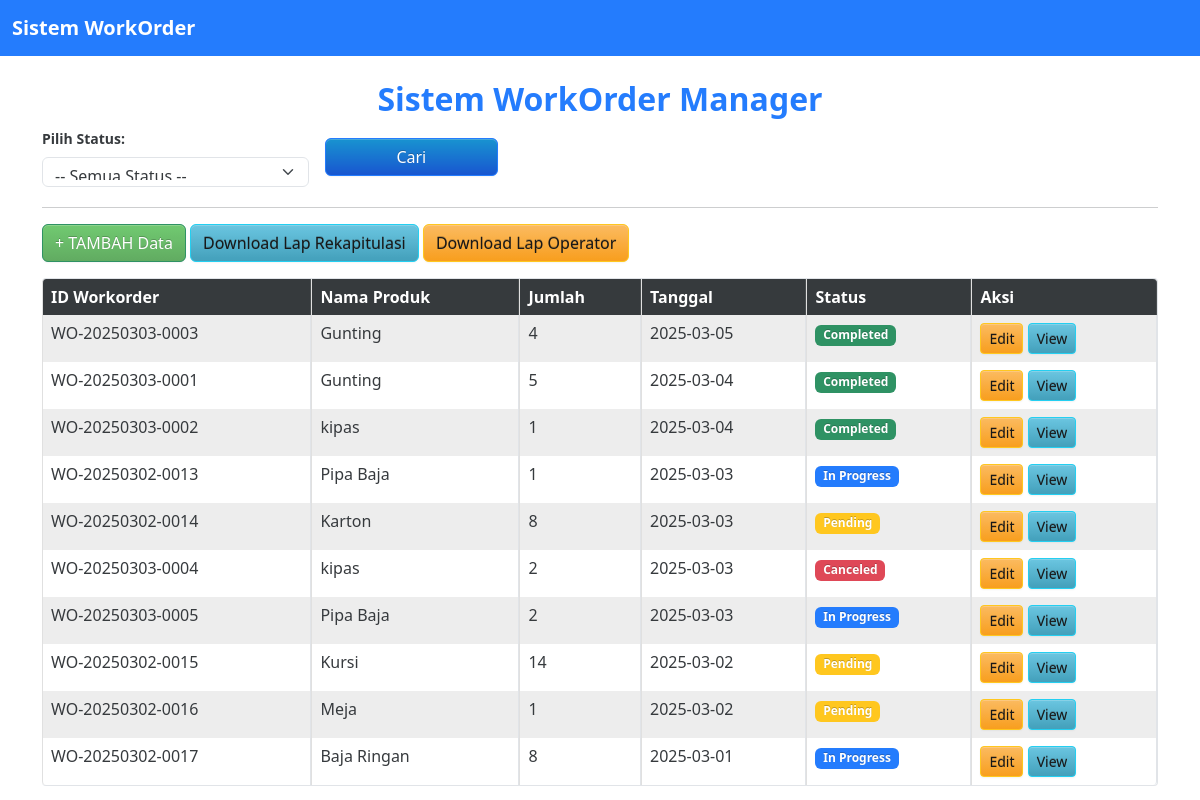
The page /manager/halaman_manager.php on the database its author committed.
### tables this page shows
CREATE TABLE `workorder` (
  `id_workorder` varchar(20) NOT NULL,
  `nproduk` varchar(100) NOT NULL,
  `jumlah` int(20) NOT NULL,
  `tanggal` date NOT NULL,
  `status` enum('Pending','In Progress','Completed','Canceled') NOT NULL,
  `jwaktu` varchar(20) NOT NULL,
  `keterangan` varchar(500) NOT NULL
);

### manager/halaman_manager.php (the view, shortened to what this page needs)
<?php
include '../koneksi.php';
?>
<!DOCTYPE html>
<html>
<head>
	<link rel="stylesheet" type="text/css" href="style.css">
    <link rel="stylesheet" href="bootstrap/css/bootstrap.min.css">
	<link rel="stylesheet" href="https://cdn.jsdelivr.net/npm/bootstrap@5.3.0/dist/css/bootstrap.min.css">
</head>
<body>
<nav class="navbar navbar-expand-lg navbar-dark bg-primary">
    <div class="container-fluid">
        <a class="navbar-brand" href="index.php">Sistem WorkOrder</a>
    </div>
</nav>
<div class="container mt-4">
    <h2 class="text-center text-primary fw-bold">Sistem WorkOrder Manager</h2>
    <form action="./halaman_manager.php" method="get" class="row g-3 align-items-center">
        <div class="col-md-3">
            <label for="cari" class="form-label fw-semibold">Pilih Status:</label>
            <select name="cari" id="cari" class="form-select">
                <option value="">-- Semua Status --</option>
            </select>
        </div>
        <div class="col-md-2">
            <button type="submit" class="btn btn-primary w-100">Cari</button>
        </div>
    </form>
    <hr>
    <div class="mb-3">
        <a href="./tambah.php" class="btn btn-success">+ TAMBAH Data</a>
        <a href="../laporan/rekapitulasi.php" class="btn btn-info">Download Lap Rekapitulasi</a>
        <a href="../laporan/lap_operator.php" class="btn btn-warning">Download Lap Operator</a>
    </div>
    <div class="table-responsive">
        <table class="table table-striped table-bordered">
            <thead class="table-dark">
                <tr>
                    <th>ID Workorder</th>
                    <th>Nama Produk</th>
                    <th>Jumlah</th>
                    <th>Tanggal</th>
                    <th>Status</th>
                    <th>Aksi</th>
                </tr>
            </thead>
            <tbody>
                <?php
                if(isset($_GET['cari'])){
                    $cari = $_GET['cari'];
                    $query = "SELECT * FROM workorder WHERE status LIKE '%".$cari."%'";
                } else {
                    $query = "SELECT * FROM workorder where tanggal order by tanggal desc";
                }
                $data = mysqli_query($koneksi, $query);
                while($d = mysqli_fetch_array($data)){
                ?>
                <tr>
                    <td><?php echo $d['id_workorder']; ?></td>
                    <td><?php echo $d['nproduk']; ?></td>
                    <td><?php echo $d['jumlah']; ?></td>
                    <td><?php echo $d['tanggal']; ?></td>
                    <td>
                        <span class="badge bg-<?php
                            echo ($d['status'] == 'Completed') ? 'success' :
                                 (($d['status'] == 'In Progress') ? 'primary' :
                                 (($d['status'] == 'Pending') ? 'warning' : 'danger'));
                        ?>">
                            <?php echo $d['status']; ?>
                        </span>
                    </td>
                    <td>
                        <a href="edit_manager.php?id_workorder=<?php echo $d['id_workorder']; ?>" class="btn btn-sm btn-warning">Edit</a>
                        <a href="view_manager.php?id_workorder=<?php echo $d['id_workorder']; ?>" class="btn btn-sm btn-info">View</a>
                    </td>
                </tr>
                <?php
                }
                ?>
            </tbody>
        </table>
    </div>
</div>
</body>
</html>

### style.css (style rules this page uses)
body { font-family: sans-serif; background: #ebf9fb; filter: alpha(opacity=90); opacity: .9; -ms-filter: "progid:DXImageTransform.Microsoft.Alpha(Opacity=90)"; }
label { font-size: 11pt; }

### manager/halaman_manager.php (style rules this page uses)
.navbar-brand { font-weight: bold; }

### rows shown on the page
workorder: id_workorder "WO-20250303-0003", nproduk "Gunting", jumlah "4", tanggal "2025-03-05", status "Completed"
workorder: id_workorder "WO-20250303-0001", nproduk "Gunting", jumlah "5", tanggal "2025-03-04", status "Completed"
workorder: id_workorder "WO-20250303-0002", nproduk "kipas", jumlah "1", tanggal "2025-03-04", status "Completed"
workorder: id_workorder "WO-20250302-0013", nproduk "Pipa Baja", jumlah "1", tanggal "2025-03-03", status "In Progress"
workorder: id_workorder "WO-20250302-0014", nproduk "Karton", jumlah "8", tanggal "2025-03-03", status "Pending"
workorder: id_workorder "WO-20250303-0004", nproduk "kipas", jumlah "2", tanggal "2025-03-03", status "Canceled"
workorder: id_workorder "WO-20250303-0005", nproduk "Pipa Baja", jumlah "2", tanggal "2025-03-03", status "In Progress"
workorder: id_workorder "WO-20250302-0015", nproduk "Kursi", jumlah "14", tanggal "2025-03-02", status "Pending"
workorder: id_workorder "WO-20250302-0016", nproduk "Meja", jumlah "1", tanggal "2025-03-02", status "Pending"
workorder: id_workorder "WO-20250302-0017", nproduk "Baja Ringan", jumlah "8", tanggal "2025-03-01", status "In Progress"
